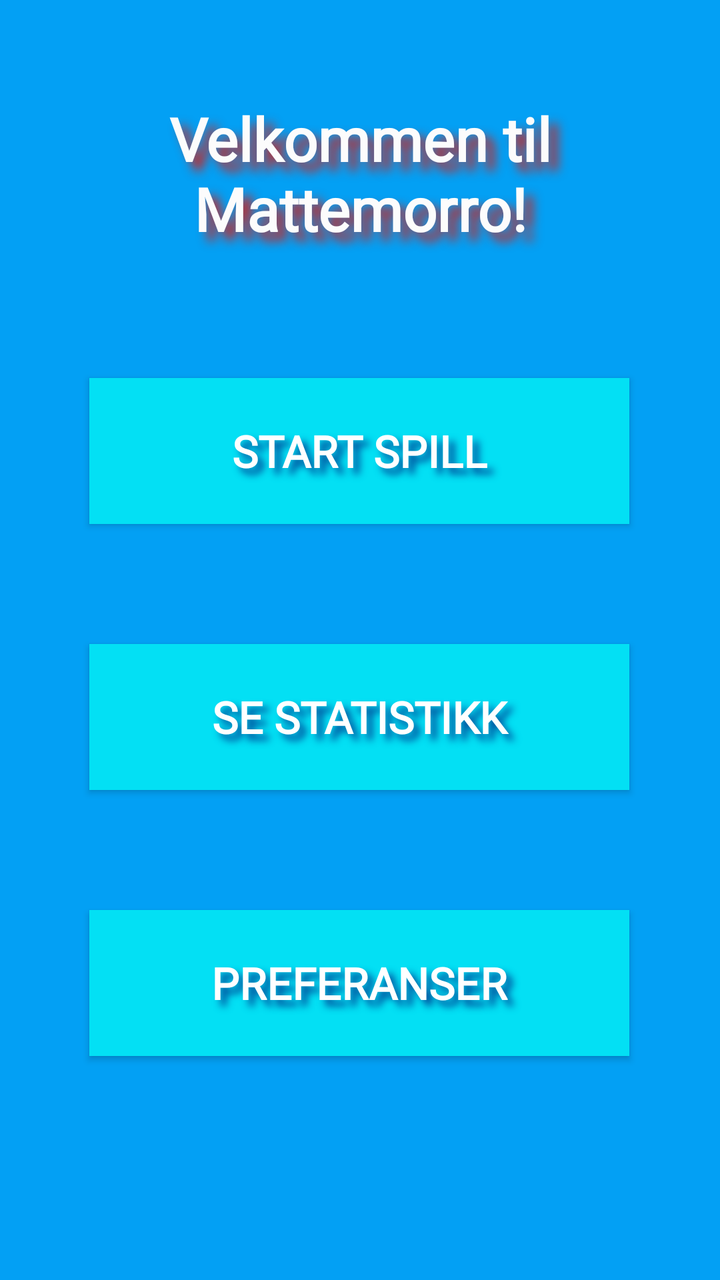
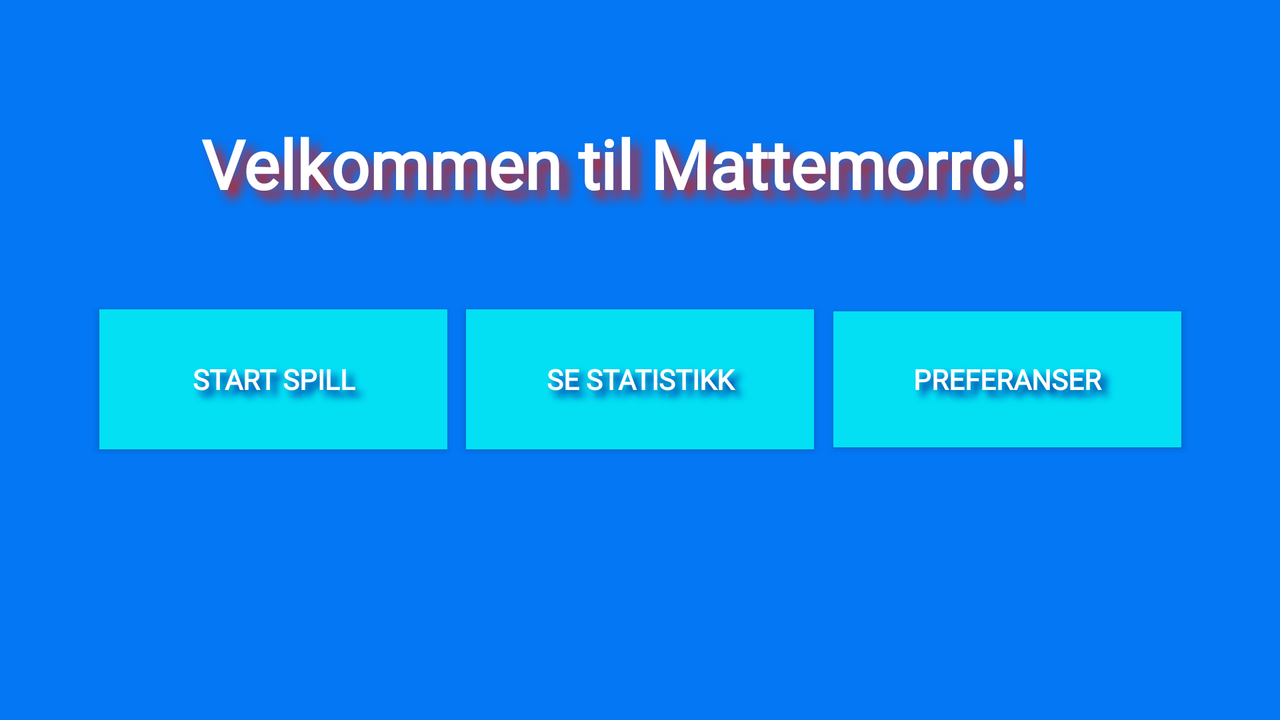

First picture: res/layout/ on a phone held upright. Second picture: the repository's own variant of that layout, on a device whose configuration matches the variant's folder. Source for both follows.
<!-- AndroidManifest.xml: application theme Theme.AppCompat.NoActionBar -->
<!-- res/layout/activity_main.xml -->
<?xml version="1.0" encoding="utf-8"?>
<androidx.constraintlayout.widget.ConstraintLayout xmlns:android="http://schemas.android.com/apk/res/android"
    xmlns:app="http://schemas.android.com/apk/res-auto"
    xmlns:tools="http://schemas.android.com/tools"
    android:id="@+id/linearLayout2"
    android:orientation="vertical"
    android:layout_width="match_parent"
    android:background="#03A0F4"
    android:layout_height="match_parent"
    tools:context=".MainActivity">

    <TextView
        android:id="@+id/textView"
        android:layout_width="356dp"
        android:layout_height="84dp"
        android:layout_marginTop="16dp"

        android:text="@string/velkommen"
        android:textAlignment="center"
        android:textAppearance="@style/TextAppearance.AppCompat.Large"

        android:textColor="#FCFCFC"
        android:textSize="30sp"
        android:fontFamily="@font/slackey"
        android:textStyle="bold"
        android:shadowColor="#C52525"
        android:shadowRadius="13"
        android:shadowDy="13"
        android:shadowDx="13"

        app:layout_constraintBottom_toBottomOf="parent"
        app:layout_constraintEnd_toEndOf="parent"
        app:layout_constraintHorizontal_bias="0.49"
        app:layout_constraintStart_toStartOf="parent"
        app:layout_constraintTop_toTopOf="parent"
        app:layout_constraintVertical_bias="0.061" />

    <Button
        android:id="@+id/startspill"
        android:layout_width="270dp"
        android:layout_height="73dp"
        android:layout_marginTop="56dp"


        android:background="#03E0F4"

        android:fontFamily="@font/slackey"
        android:shadowColor="#004496"
        android:shadowDx="9"
        android:shadowDy="9"
        android:shadowRadius="9"
        android:text="@string/startspill"
        android:textColor="#FFFFFF"
        android:textSize="22sp"
        android:textStyle="bold"

        app:layout_constraintEnd_toEndOf="parent"
        app:layout_constraintHorizontal_bias="0.496"
        app:layout_constraintStart_toStartOf="parent"
        app:layout_constraintTop_toBottomOf="@+id/textView" />

    <Button
        android:id="@+id/statistikk"
        android:layout_width="270dp"
        android:layout_height="73dp"
        android:layout_marginTop="60dp"
        android:background="#03E0F4"
        android:fontFamily="@font/slackey"
        android:shadowColor="#004496"
        android:shadowDx="9"
        android:shadowDy="9"

        android:shadowRadius="9"
        android:text="@string/statistikk"
        android:textColor="#FFFFFF"
        android:textSize="22sp"
        android:textStyle="bold"


        app:layout_constraintEnd_toEndOf="parent"
        app:layout_constraintHorizontal_bias="0.496"
        app:layout_constraintStart_toStartOf="parent"
        app:layout_constraintTop_toBottomOf="@+id/startspill" />

    <Button
        android:id="@+id/preferanser"
        android:layout_width="270dp"
        android:layout_height="73dp"
        android:layout_marginTop="60dp"
        android:background="#03E0F4"
        android:fontFamily="@font/slackey"
        android:shadowColor="#004496"
        android:shadowDx="9"
        android:shadowDy="9"


        android:shadowRadius="9"
        android:text="@string/preferanser"
        android:textColor="#FFFFFF"
        android:textSize="22sp"
        android:textStyle="bold"

        app:layout_constraintEnd_toEndOf="parent"
        app:layout_constraintHorizontal_bias="0.496"
        app:layout_constraintStart_toStartOf="parent"
        app:layout_constraintTop_toBottomOf="@+id/statistikk" />

</androidx.constraintlayout.widget.ConstraintLayout>
<!-- resources referenced by this layout -->
<resources>
  <string name="preferanser">Preferanser</string>
  <string name="startspill">Start spill</string>
  <string name="statistikk">Se statistikk</string>
  <string name="velkommen">Velkommen til Mattemorro!</string>
</resources>
<!-- res/layout-land/activity_main.xml (the repository's variant of the layout above) -->
<!-- drawn on the phone turned sideways -->
<?xml version="1.0" encoding="utf-8"?>
<androidx.constraintlayout.widget.ConstraintLayout xmlns:android="http://schemas.android.com/apk/res/android"
    xmlns:app="http://schemas.android.com/apk/res-auto"
    xmlns:tools="http://schemas.android.com/tools"
    android:id="@+id/linearLayout3"
    android:layout_width="match_parent"
    android:layout_height="match_parent"
    android:background="#0377F4"
    android:orientation="horizontal">


    <TextView
        android:id="@+id/textView"
        android:layout_width="wrap_content"
        android:layout_height="wrap_content"
        android:fontFamily="@font/slackey"
        android:shadowColor="#C52525"
        android:shadowDx="13"
        android:shadowDy="13"

        android:shadowRadius="13"
        android:text="@string/velkommen"
        android:textAlignment="center"
        android:textAppearance="@style/TextAppearance.AppCompat.Large"
        android:textSize="34sp"
        android:textStyle="bold"

        app:layout_constraintBottom_toBottomOf="parent"
        app:layout_constraintEnd_toEndOf="parent"
        app:layout_constraintHorizontal_bias="0.442"
        app:layout_constraintStart_toStartOf="parent"
        app:layout_constraintTop_toTopOf="parent"
        app:layout_constraintVertical_bias="0.187" />


    <Button
        android:id="@+id/startspill"
        android:layout_width="174dp"
        android:layout_height="70dp"


        android:layout_marginStart="76dp"
        android:layout_marginEnd="36dp"
        android:background="#03E0F4"
        android:fontFamily="@font/slackey"

        android:shadowColor="#001496"

        android:shadowDx="9"
        android:shadowDy="9"
        android:shadowRadius="9"
        android:text="@string/startspill"
        android:textColor="#FFFFFF"
        android:textSize="14sp"
        android:textStyle="bold"
        app:layout_constraintBottom_toBottomOf="parent"
        app:layout_constraintEnd_toStartOf="@+id/statistikk"
        app:layout_constraintStart_toStartOf="parent"
        app:layout_constraintTop_toTopOf="parent"
        app:layout_constraintVertical_bias="0.533" />

    <Button
        android:id="@+id/statistikk"
        android:layout_width="174dp"
        android:layout_height="70dp"

        android:background="#03E0F4"
        android:fontFamily="@font/slackey"
        android:shadowColor="#001496"
        android:shadowDx="9"
        android:shadowDy="9"
        android:shadowRadius="9"
        android:text="@string/statistikk"

        android:textColor="#FFFFFF"
        android:textSize="14sp"
        android:textStyle="bold"
        app:layout_constraintBottom_toBottomOf="parent"
        app:layout_constraintEnd_toEndOf="parent"
        app:layout_constraintStart_toStartOf="parent"
        app:layout_constraintTop_toTopOf="parent"
        app:layout_constraintVertical_bias="0.533" />

    <Button
        android:id="@+id/preferanser"
        android:layout_width="174dp"
        android:layout_height="68dp"

        android:layout_marginStart="36dp"
        android:layout_marginEnd="76dp"
        android:background="#03E0F4"

        android:fontFamily="@font/slackey"
        android:shadowColor="#001496"
        android:shadowDx="9"
        android:shadowDy="9"
        android:shadowRadius="9"
        android:text="@string/preferanser"
        android:textColor="#FFFFFF"
        android:textSize="14sp"
        android:textStyle="bold"
        app:layout_constraintBottom_toBottomOf="parent"
        app:layout_constraintEnd_toEndOf="parent"
        app:layout_constraintStart_toEndOf="@+id/statistikk"
        app:layout_constraintTop_toTopOf="parent"
        app:layout_constraintVertical_bias="0.533" />


</androidx.constraintlayout.widget.ConstraintLayout>
